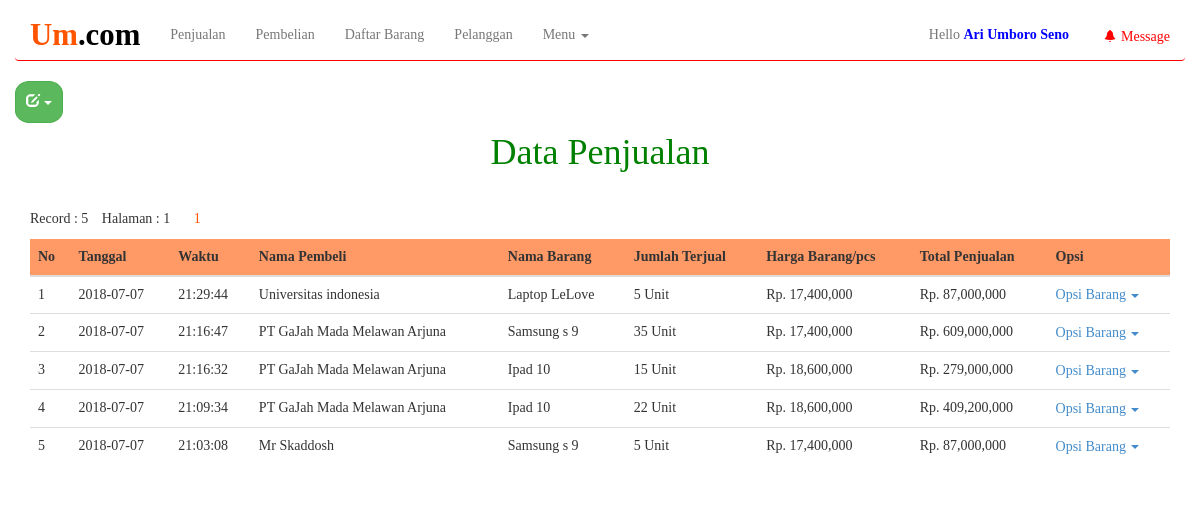
The app's page /aset/content/penjualan.php (signed in) with its own data.
### tables this page shows
CREATE TABLE `penjualan` (
  `id` bigint(50) NOT NULL,
  `date` date DEFAULT NULL,
  `time` time DEFAULT NULL,
  `nama_pembeli` varchar(200) DEFAULT NULL,
  `nama_barang` varchar(200) DEFAULT NULL,
  `jumlah_barang` varchar(200) DEFAULT NULL,
  `harga_barang` varchar(200) DEFAULT NULL,
  `total_penjualan` varchar(200) DEFAULT NULL,
  `keuntungan` varchar(200) DEFAULT NULL
);

### aset/content/penjualan.php (the view, shortened to what this page needs)
<?php
include "header.php";
?>
<?php
$per_hal=15;
$jumlah_record=mysql_query("SELECT COUNT(*) from penjualan");
$jum=mysql_result($jumlah_record, 0);
$halaman=ceil($jum / $per_hal);
$page = (isset($_GET['page'])) ? (int)$_GET['page'] : 1;
$start = ($page - 1) * $per_hal;
?>
<body >
<div class="container">
    <div class="row">
		<div class="col-sm-12 text-center">
		<h1 style="color:green;"> Data Penjualan </h1>
		</div>
	</div>
   <div class="row">
		<div class="col-md-10">
			<ul class="list-inline">
				<li>Record : <?php echo $jum; ?></li>
				<li>Halaman : <?php echo $halaman; ?></li>
				<li class="pagination">
				<?php
				for($x=1;$x<=$halaman;$x++){
				?>
				<li><a href="?page=<?php echo $x ?>" style="color:#ff5500;"><?php echo $x ?></a></li>
					<?php
				}
				?>
				</li>
			</ul>
		</div>
	</div>
</div>
    <div class="container">
		<div class="row">
		<div class="col-md-12">
		<div class="table-responsive">
		<table class="table table-hover">
    	<thead>
    	<tr class="active">
        	<th> No  </th>
            <th> Tanggal		    </th>
            <th> Waktu		    </th>
			<th> Nama Pembeli	</th>
            <th> Nama Barang	     </th>
            <th> Jumlah Terjual </th>
            <th> Harga Barang/pcs 	 </th>
            <th> Total Penjualan </th>
            <th> Opsi </th>
         </tr>
      </thead>
      <tbody>
      	<?php
		$i=$start+1;
		$query_select = "SELECT * FROM penjualan ORDER BY id DESC limit $start, $per_hal";
		$res = mysqli_query($conn,$query_select);
		while ($row = mysqli_fetch_array($res))
		{
			?>
            <tr class="abu">
            <td> <?php echo $i++; ?> </td>
            <td> <?php echo $row ['date']; ?> </td>
            <td> <?php echo $row ['time']; ?> </td>
			<td> <?php echo $row ['nama_pembeli']; ?> </td>
            <td> <?php echo $row ['nama_barang']; ?> </td>
			<td> <?php echo $row ['jumlah_barang']; ?> Unit </td>
            <td> Rp. <?php echo number_format ($row ['harga_barang']); ?> </td>
          	<td> Rp. <?php echo number_format ($row ['total_penjualan']); ?> </td>
			<td> <a href="../function/form_action_jual.php
			<td>
			<div class="input-group" >
			<div class="btn-group">
					<a href="#" class="dropdown-toggle" data-toggle="dropdown" >
					Opsi Barang <span class="caret"></span>
					</a>
			</div>
			</div>
			</td>
             </tr>
             <?php
		 }
		  ?>
</body>
<?php
include "footer.php";
?>

### aset/content/header.php (shortened to what this page needs)
<!DOCTYPE html>
<html>
<head>
<link rel ="stylesheet" type="text/css"
href="../../assets/css/bootstrap.css">
<link rel ="stylesheet" type="text/css"
 href="../../assets/js/jquery-ui/jquery-ui.css">
</head>
<body>
<div  id="f" class="col-lg-12">
<div class="container">
<div class="row">
<nav class="navbar navbar-default ox" role="navigation">
   	<div class="navbar-header">
		<a href="../../index.php" class="navbar-brand" style="color:#ff5500; font-size:2.2em;"><b>Um<span style="color:black">.com</span></b></a>
	</div>
	<div class="navbar-header" style="float:right; ">
		<a  class="navbar-brand"  href="#" data-toggle="modal" data-target="#myModal15" style="font-size:1em;">
		Hello <b style="color:blue" class="ass"> <?php echo $_SESSION['username']  ?></style></b></b> </a>
		<a class="navbar-brand dropdown" id="pesan_sedia" href="#" data-toggle="dropdown" style="font-size:1em;">
		<span class="glyphicon glyphicon-bell btn-xs"></span>Message</a>
	</div>
	<div class="collapse navbar-collapse" id="example-navbar-collapse">
		<ul class="nav navbar-nav">
		<li class="ay"><a href="penjualan.php">Penjualan</a></li>
		<li class="ay"><a href="pembelian.php" >Pembelian</a></li>
		<li class="ay"><a href="data_barang.php">Daftar Barang</a></li>
		<li class="ay"><a href="pelanggan.php" >Pelanggan</a></li>
		<li class="dropdown"> <a href="#" data-toggle="dropdown"> Menu <b class="caret"></b></a>
				</li>
		</ul>
	</div>
</nav>
	<div class="row">
	<div class="col-md-12">
		<div class="input-group" >
			<div class="btn-group">
					<button type="button" class="btn btn-success dropdown-toggle" data-toggle="dropdown" style="border-radius:30%; padding:10px;">
					<span class="glyphicon glyphicon-edit"></span>
					<span class="caret"></span>
					</button>
			</div>
			</div>
</div>
</div>
</div>
</div>
</div>

### aset/content/footer.php (shortened to what this page needs)
<br>
<br>
<br>
<br>
</body>
</html>

### aset/content/header.php (style rules this page uses)
body { font-family:nyala; }
.ox { background-color:white; border-color:red; border-top:none; border-left:none; border-right:none; }

### records on screen
penjualan: date "2018-07-07", time "21:29:44", nama_pembeli "Universitas indonesia", nama_barang "Laptop LeLove", jumlah_barang "5", harga_barang "17,400,000", total_penjualan "87,000,000"
penjualan: date "2018-07-07", time "21:16:47", nama_pembeli "PT GaJah Mada Melawan Arjuna", nama_barang "Samsung s 9", jumlah_barang "35", harga_barang "17,400,000", total_penjualan "609,000,000"
penjualan: date "2018-07-07", time "21:16:32", nama_pembeli "PT GaJah Mada Melawan Arjuna", nama_barang "Ipad 10", jumlah_barang "15", harga_barang "18,600,000", total_penjualan "279,000,000"
penjualan: date "2018-07-07", time "21:09:34", nama_pembeli "PT GaJah Mada Melawan Arjuna", nama_barang "Ipad 10", jumlah_barang "22", harga_barang "18,600,000", total_penjualan "409,200,000"
penjualan: date "2018-07-07", time "21:03:08", nama_pembeli "Mr Skaddosh", nama_barang "Samsung s 9", jumlah_barang "5", harga_barang "17,400,000", total_penjualan "87,000,000"

### other values on screen
$_SESSION['username'] "Ari Umboro Seno"
$jum "5"
$halaman "1"
